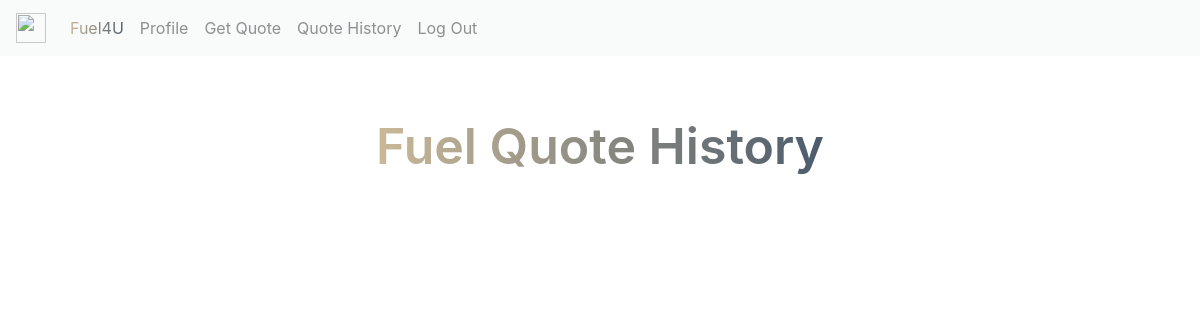
The app's page /quote_history (signed in), older data.
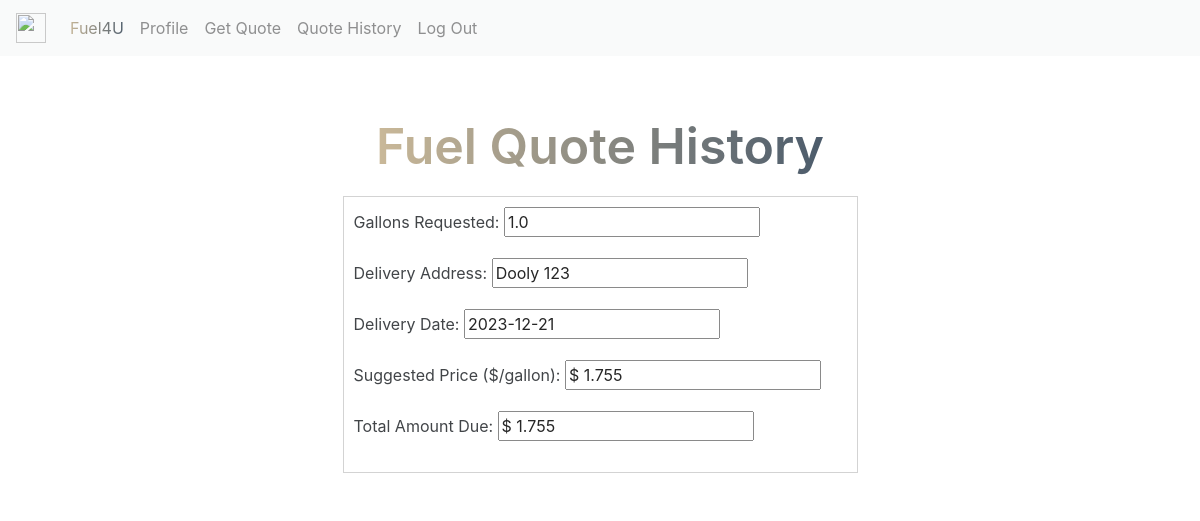
The same page, newer data.
### website/models.py (models this page shows, shortened)
class Quote(db.Model):
    id = db.Column(db.Integer, primary_key=True)
    gallons_requested = db.Column(db.Float, nullable=False)
    delivery_date = db.Column(db.Date, nullable=False)
    suggested_price = db.Column(db.Float)
    total_amount_due = db.Column(db.Float)
    state = db.Column(db.String(2))
    address = db.Column(db.String(150))
    user_id = db.Column(db.Integer, db.ForeignKey('user.id'), nullable=False)
    user = db.relationship('User', back_populates="quotes")

### website/views.py (the view)
@views.route('/quote_history')
def quotehistory():
    return render_template("quotehistory.html", user=current_user)

### website/__init__.py (called while the page is built)
def create_app():
    app = Flask(__name__)
    app.config['SECRET_KEY'] = 'hjshjhdjah kjshkjdhjs'
    app.config['SQLALCHEMY_DATABASE_URI'] = f'sqlite:///{DB_NAME}'
    db.init_app(app)
    from .views import views
    from .auth import auth
    app.register_blueprint(views, url_prefix='/')
    app.register_blueprint(auth, url_prefix='/')
    from .models import User, Quote
    with app.app_context():
        db.create_all()
    login_manager = LoginManager()
    login_manager.login_view = 'auth.login'
    login_manager.init_app(app)
    @login_manager.user_loader
    def load_user(user_id):
        return User.query.filter_by(username=user_id).first()
    return app

### website/templates/quotehistory.html
{% extends "base.html" %} {% block title %}Quote History{% endblock %}
{% block content %}
<div style="padding: 20px; margin: 0 auto; margin-top: 40px; background-color: white; opacity: 85%; width: 50%;">
    <h3 align="center">Fuel Quote History</h3>
    {% for quote in user.quotes[::-1] %}
    <form method="GET" style="margin-top: 20px; border: 1px solid #ccc; padding: 10px;">
        <div class="form-group">
            <label for="gallonsRequested{{ loop.index }}">Gallons Requested:</label>
            <input type="text" id="gallonsRequested{{ loop.index }}" name="gallonsRequested{{ loop.index }}" readonly value="{{ quote.gallons_requested }}">
        </div>
        <div class="form-group">
            <label for="deliveryAddress{{ loop.index }}">Delivery Address:</label>
            <input type="text" id="deliveryAddress{{ loop.index }}" name="deliveryAddress{{ loop.index }}" readonly value="{{ quote.address }}">
        </div>
        <div class="form-group">
            <label for="deliveryDate{{ loop.index }}">Delivery Date:</label>
            <input type="text" id="deliveryDate{{ loop.index }}" name="deliveryDate{{ loop.index }}" readonly value="{{ quote.delivery_date }}">
        </div>
        <div class="form-group">
            <label for="suggestedPrice{{ loop.index }}">Suggested Price ($/gallon):</label>
            <input type="text" id="suggestedPrice{{ loop.index }}" name="suggestedPrice{{ loop.index }}" readonly value="$ {{ quote.suggested_price }}">
        </div>
        <div class="form-group">
            <label for="totalAmount{{ loop.index }}">Total Amount Due:</label>
            <input type="text" id="totalAmount{{ loop.index }}" name="totalAmount{{ loop.index }}" readonly value="$ {{ quote.total_amount_due }}">
        </div>
    </form>
    {% endfor %}
</div>
{% endblock %}

### website/templates/base.html (shortened to what this page needs)
<!DOCTYPE html>
<html>
    <head>
        <link rel="stylesheet" href="{{ url_for('static', filename='/bootstrap.css')}}">
    </head>
    <body>
        <nav class="navbar navbar-expand-lg navbar-light bg-light" style="opacity: 85%;">
            <a class="navbar-brand" href="/">
                <img src="{{ url_for('static', filename='jetlogo.png')}}" width="30" height="30" class="d-inline-block align-top" alt="">
            </a>
            <div class="collapse navbar-collapse" id="navbarNav">
              <ul class="navbar-nav">
                <li class="nav-item">
                  <a class="nav-link" href="/" style="background-image: linear-gradient(to left, rgb(34, 55, 78), rgb(204, 181, 139));
                  color: transparent;
                  background-clip: text;
                  -webkit-background-clip: text;">Fuel4U</a>
                </li>
                {% if user.is_authenticated %}
                <li class="nav-item">
                  <a class="nav-link" href="/profile">Profile</a>
                </li>
                <li class="nav-item">
                  <a class="nav-link" href="/get_quote">Get Quote</a>
                </li>
                <li class="nav-item">
                  <a class="nav-link" href="/quote_history">Quote History</a>
                </li>
                <li class="nav-item">
                  <a class="nav-link" href="/logout">Log Out</a>
                </li>
                {% endif %}
              </ul>
            </div>
          </nav>
          <div class="container">{% block content %} {% endblock %}</div>
    </body>
</html>

Row changes from the older to the newer data that the page shows:
added Quote: gallons_requested "1.0", address "Dooly 123", delivery_date "2023-12-21", suggested_price "$ 1.755", total_amount_due "$ 1.755"
